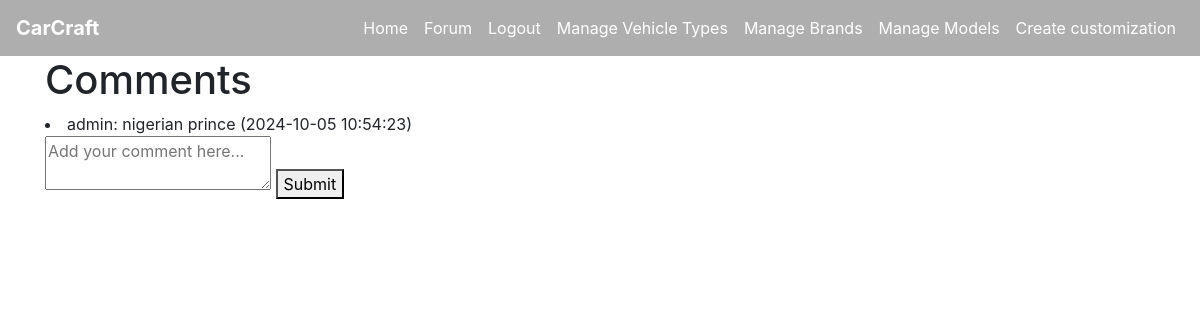
The page /create_comment/1 (signed in) on the database its author committed.
### tables this page shows
CREATE TABLE comment (
    comment_id INTEGER PRIMARY KEY AUTOINCREMENT,
    post_id INTEGER NOT NULL,
    user_id INTEGER NOT NULL,
    content TEXT NOT NULL,
    created_at DATETIME DEFAULT CURRENT_TIMESTAMP,
    FOREIGN KEY (post_id) REFERENCES post(post_id),
    FOREIGN KEY (user_id) REFERENCES user(user_id)
);

CREATE TABLE user (
    user_id INTEGER PRIMARY KEY AUTOINCREMENT,
    username VARCHAR(64) NOT NULL,
    email VARCHAR(100) NOT NULL,
    password_hash VARCHAR(255) NOT NULL,
    created_at DATETIME DEFAULT CURRENT_TIMESTAMP,
    admin INTEGER DEFAULT 0
);

### app.py (the view, shortened to what this page needs)
@app.route('/create_comment/<int:post_id>', methods=['GET', 'POST'])
@login_required
def create_comment(post_id):
    conn = get_db_connection()
    comments = conn.execute('''
        SELECT c.comment_id, c.content, c.created_at, u.username
        FROM comment c
        JOIN user u ON c.user_id = u.user_id
        WHERE c.post_id = ?
        ORDER BY c.created_at DESC
    ''', (post_id,)).fetchall()
    conn.close()
    return render_template('create_comment.html', comments=comments, post_id=post_id)

### app.py (called while the page is built)
def get_db_connection():
    conn = sqlite3.connect(DATABASE)
    conn.row_factory = sqlite3.Row  # This enables column access by name: row['column_name']
    return conn

@login_manager.user_loader
def load_user(user_id):
    return User.get(user_id)

    @staticmethod
    def get(user_id):
        conn = get_db_connection()
        user_data = conn.execute('SELECT * FROM user WHERE user_id = ?', (user_id,)).fetchone()
        conn.close()
        if user_data:
            return User(
                user_id=user_data['user_id'],
                username=user_data['username'],
                email=user_data['email'],
                password_hash=user_data['password_hash'],
                admin=bool(user_data['admin'])
            )
        return None

### templates/create_comment.html (shortened to what this page needs)
{% extends "base.html" %}
{% block content %}
<h1>Comments</h1>
{% for comment in comments %}
    <li>{{ comment.username }}: {{ comment.content }} ({{ comment.created_at }})
    {% endfor %}
<form method="POST" action="{{ url_for('create_comment', post_id=post_id) }}">
    <textarea name="content" placeholder="Add your comment here..."></textarea>
    <button type="submit">Submit</button>
</form>
{% endblock %}

### rows shown on the page
comment: username "admin", content "nigerian prince", created_at "2024-10-05 10:54:23"
